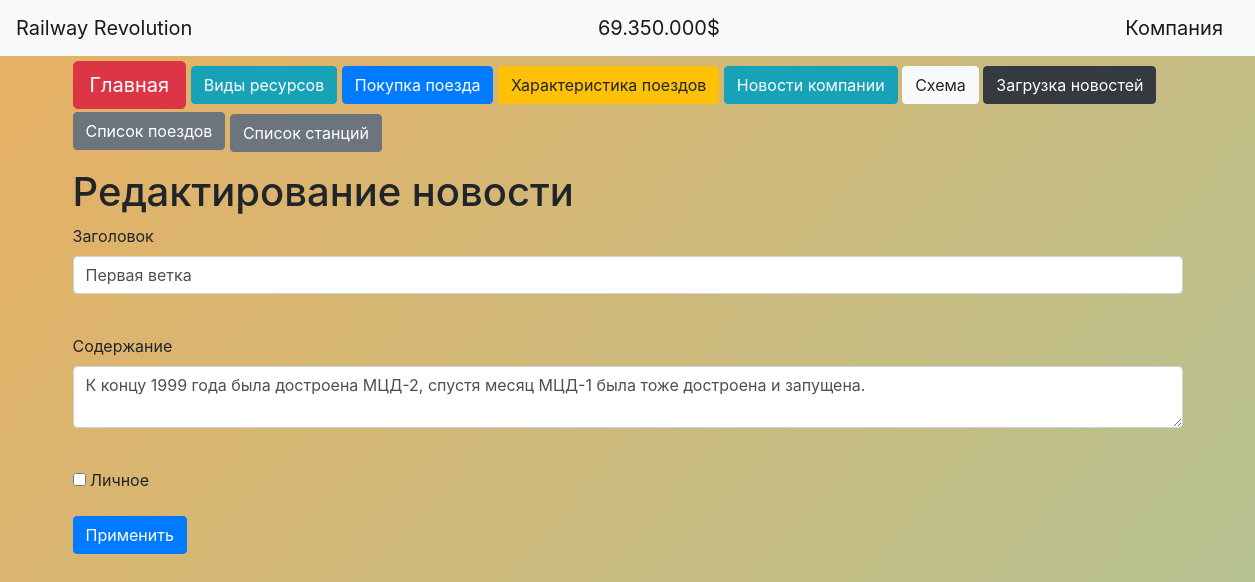
Screenshot of /edit_news/3 (signed in) with the database file from the repository.
### data/users.py (models this page shows, shortened)
class User(SqlAlchemyBase, UserMixin, SerializerMixin):
    __tablename__ = 'users'
    id = sqlalchemy.Column(sqlalchemy.Integer,
                           primary_key=True, autoincrement=True)
    name = sqlalchemy.Column(sqlalchemy.String, nullable=True)
    about = sqlalchemy.Column(sqlalchemy.String, nullable=True)
    email = sqlalchemy.Column(sqlalchemy.String,
                              index=True, unique=True, nullable=True)
    hashed_password = sqlalchemy.Column(sqlalchemy.String, nullable=True)
    created_date = sqlalchemy.Column(sqlalchemy.DateTime,
                                     default=datetime.datetime.now)
    news = orm.relationship("News", back_populates='user')

### data/news.py (models this page shows)
class News(SqlAlchemyBase, SerializerMixin):
    __tablename__ = 'news'
    id = sqlalchemy.Column(sqlalchemy.Integer,
                           primary_key=True, autoincrement=True)
    title = sqlalchemy.Column(sqlalchemy.String, nullable=True)
    content = sqlalchemy.Column(sqlalchemy.String, nullable=True)
    created_date = sqlalchemy.Column(sqlalchemy.DateTime,
                                     default=datetime.datetime.now)
    is_private = sqlalchemy.Column(sqlalchemy.Boolean, default=True)
    user_id = sqlalchemy.Column(sqlalchemy.Integer,
                                sqlalchemy.ForeignKey("users.id"))
    user = orm.relationship('User')

### main.py (the view, shortened to what this page needs)
@app.route('/edit_news/<int:id>', methods=['GET', 'POST'])
@login_required
def edit_news(id):
    form = NewsForm()
    if request.method == "GET":
        db_sess = db_session.create_session()
        news = db_sess.query(News).filter(News.id == id,
                                          News.user == current_user
                                          ).first()
        if news:
            form.title.data = news.title
            form.content.data = news.content
            form.is_private.data = news.is_private
        else:
            abort(404)
    return render_template('add_news.html', **CONST_PARAMS,
                           title='Редактирование новости',
                           form=form)

### forms/news.py
class NewsForm(FlaskForm):
    title = StringField('Заголовок', validators=[DataRequired()])
    content = TextAreaField("Содержание")
    is_private = BooleanField("Личное")
    submit = SubmitField('Применить')

### data/db_session.py (called while the page is built)
def create_session() -> Session:
    global __factory
    return __factory()

### main.py (called while the page is built)
@app.route
@login_manager.user_loader
def load_user(user_id):
    db_sess = db_session.create_session()
    return db_sess.query(User).get(user_id)

### templates/add_news.html (shortened to what this page needs)
{% extends "base.html" %}
{% block content %}
<h1>{{ title }}</h1>
<form action="" method="post">
    <p>
        {{ form.title.label }}<br>
        {{ form.title(class="form-control") }}<br>
    </p>
    <p>
        {{ form.content.label }}<br>
        {{ form.content(class="form-control") }}<br>
    </p>
    <p>{{ form.is_private() }} {{ form.is_private.label }}</p>
    <p>{{ form.submit(type="submit", class="btn btn-primary") }}</p>
</form>
{% endblock %}

### templates/base.html (shortened to what this page needs)
<!DOCTYPE html>
<html lang="en">
<head>
    <link rel="stylesheet" href="https://stackpath.bootstrapcdn.com/bootstrap/4.4.1/css/bootstrap.min.css"
>
    <link rel="stylesheet" type="text/css" href="/static/css/style.css"></link>
</head>
<body>
<header>
    <nav class="navbar navbar-light bg-light">
        <a class="navbar-brand" href="/">Railway Revolution</a>
        <a class="navbar-brand"> {{ money }} </a>
        {% if current_user.is_authenticated %}
        <a class="navbar-brand" href="/logout">{{ current_user.name }}</a>
        {% else %}
        <p>
            <a class="btn btn-primary " href="/register">Зарегистрироваться</a>
            <a class="btn btn-success" href="/login">Войти</a>
        </p>
        {% endif %}
    </nav>
</header>
<main role="main" class="container">
    <div id="shapka_div" style="margin-top: 5px;">
        <p>
            <a class="btn btn-danger btn-lg" href="/">Главная</a>
            <a class="btn btn-info" href="/resources">Виды ресурсов</a>
            <a class="btn btn-primary" href="/buying_train">Покупка поезда</a>
            <a class="btn btn-warning" href="/train_info">Характеристика поездов</a>
            <a class="btn btn-info" href="/news">Новости компании</a>
            <a class="btn btn-light" href="/scheme">Схема</a>
            <a class="btn btn-dark" href="/load_news_by_txt">Загрузка новостей</a>
            <a class="btn btn-secondary" href="/list_trains">Список поездов</a>
            <a class="btn btn-secondary" style="margin-top: 5px;" href="/list_stations">Список станций</a>
        </p>
    </div>
    {% block content %}{% endblock %}
</main>
</body>
</html>

### static/css/style.css (style rules this page uses)
h1 { font-size: 40px; }
#shapka_div { display: flex; justify-content: center; width: 1200px; }
body { background: linear-gradient(311deg, #fdcf83, #53e6ee, #e8b062); background-size: 600% 600%; -webkit-animation: AnimationName 30s ease infinite; -moz-animation: AnimationName 30s ease infinite; -o-animation: AnimationName 30s ease infinite; animation: AnimationName 30s ease infinite; }

### rows the page displays
User: name "Компания"
News: title "Первая ветка", content "К концу 1999 года была достроена МЦД-2, спустя месяц МЦД-1 была тоже достроена и запущена."

### other values shown
{{ money }} "69.350.000$"
{{ title }} "Редактирование новости"
